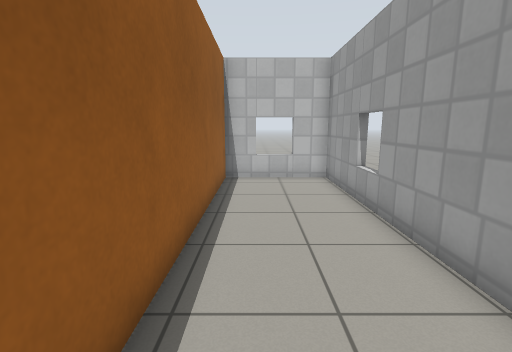
[1] (above)

13 first-person views from a walk through a world built for the Gazebo simulator. The camera is 1.1 m above the floor, tilts 10° down and sees 85° across. The floor is counted in squares, 0.5 m on a side. Each view is taken from the middle of a square. On the plan, view 1 faces up. The plan holds only what a view shows up to about 17 squares ahead; the rest is blank. Simple patterns stand in for the simulator's built-in surfaces.

[2]
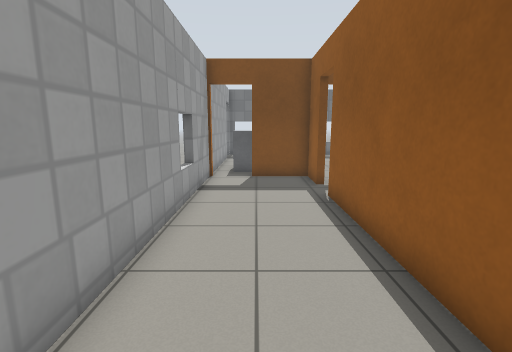

[3]
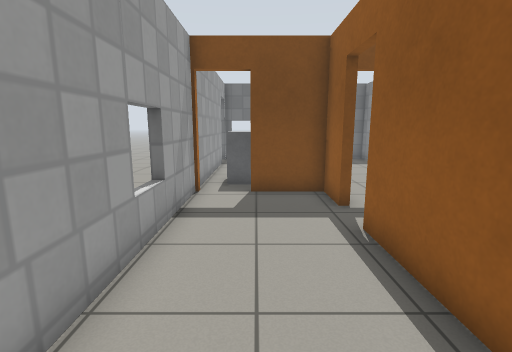

[4]
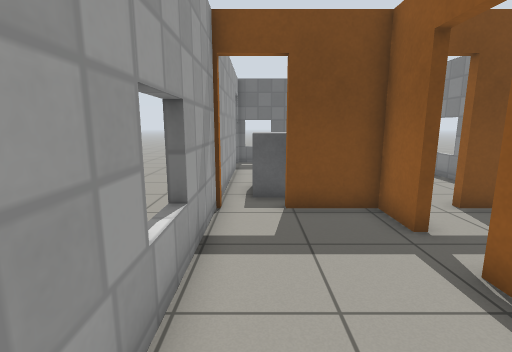

[5]
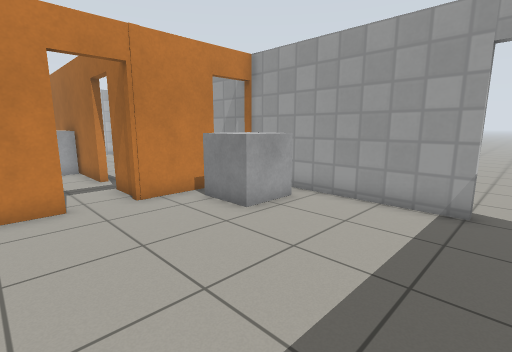

[6]
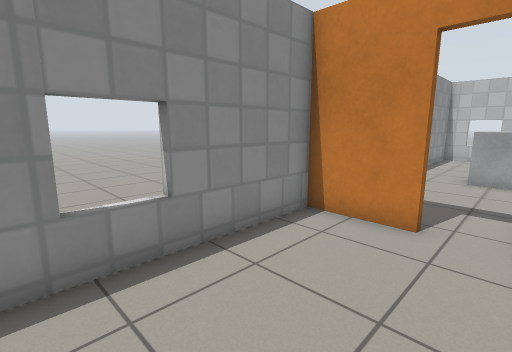

[7]
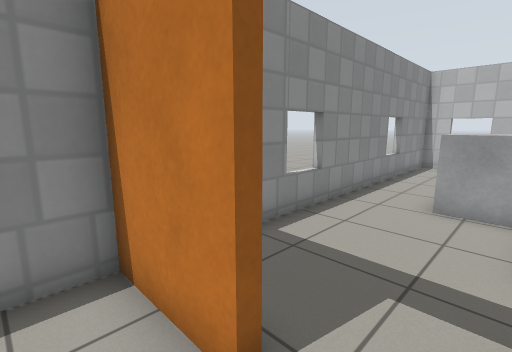

[8]
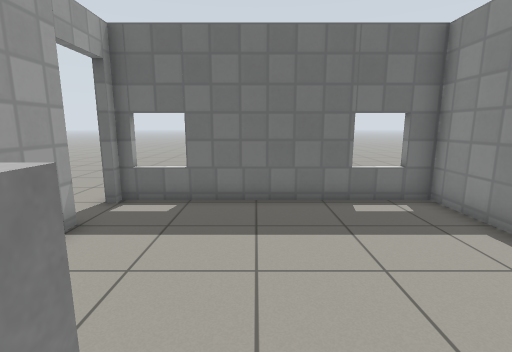

[9]
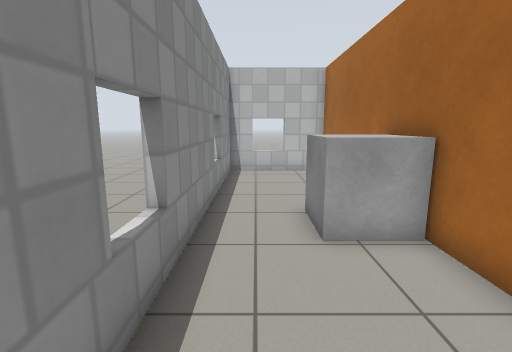

[10]
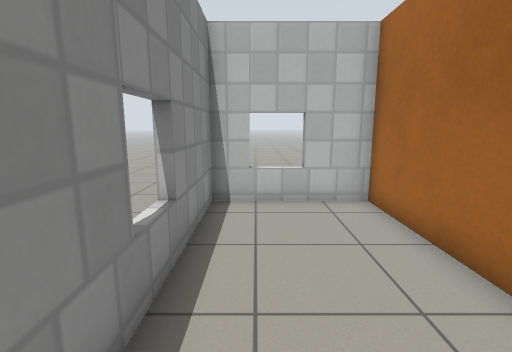

[11]
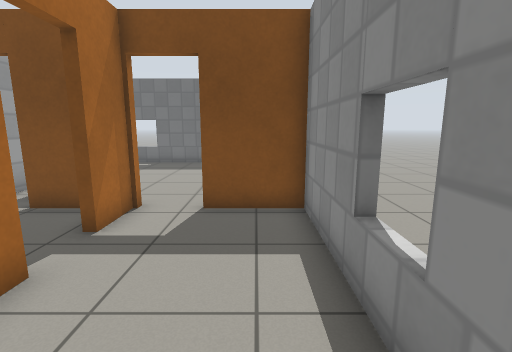

[12]
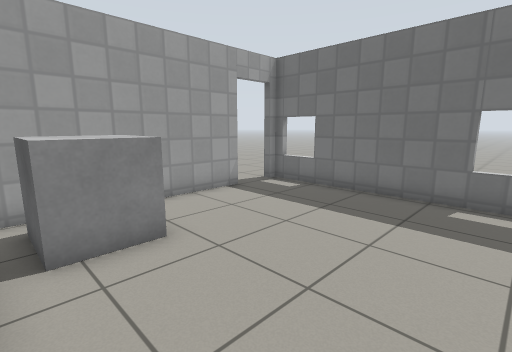

[13]
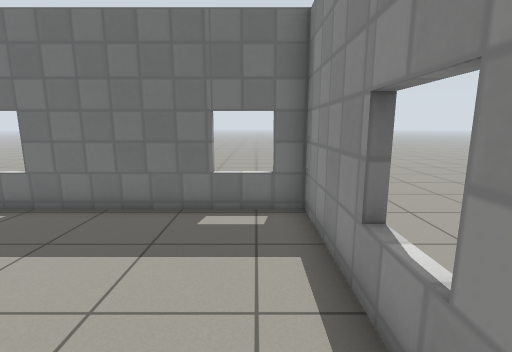

### Floor plan
Points are (right, up) in squares from view 1. A wall is a line through its corners. A room is listed if a view was taken in it or the views show most of it. See-through windows are left out.
Room 1 (views 1, 2, 3, 4)
walls: (-1.3, -1.6) (-1.3, -3.4) (1.2, -3.4); (3.1, -3.6) (3.1, 12.1) (-1.3, 12.1) (-1.3, 0.2)
ways out: opening at (-1, 4) to room 3; open door at (-1.5, -0.5) to room 3
Room 2 (views 5, 6, 7, 8, 12, 13)
walls: (-3.6, -3.7) (-6.3, -3.7) (-6.3, -13.3) (3.1, -13.3); (1.2, -3.7) (-1.6, -3.7); (3.1, -11.1) (3.1, -3.6)
ways out: open door at (-2.5, -3.5) to room 3; open door at (2.5, -3.5); open door at (3, -12)
objects: other object (0, -6) to (2, -5)
Room 3 (views 9, 10, 11)
walls: (-1.6, 5.6) (-1.6, 12.1) (-6.3, 12.1) (-6.3, -3.4) (-3.6, -3.4); (-1.6, 0.2) (-1.6, 2.3); (-1.6, -3.7) (-1.6, -1.6)
ways out: opening at (-1, 4) to room 1; open door at (-1.5, -0.5) to room 1; open door at (-2.5, -3.5) to room 2
objects: other object (-3, 3) to (-2, 5)

Positions as (right, up) in squares from view 1, and headings:
1: (0, 0), facing up
2: (1, 9), facing down
3: (1, 6), facing down
4: (2, 4), facing down
5: (-5, -12), facing up-right
6: (-2, -10), facing up-left
7: (-2, -5), facing up-left
8: (-1, -5), facing down
9: (-5, -2), facing up
10: (-5, 4), facing up
11: (-5, 4), facing down
12: (-5, -4), facing down-right
13: (-5, -6), facing down
